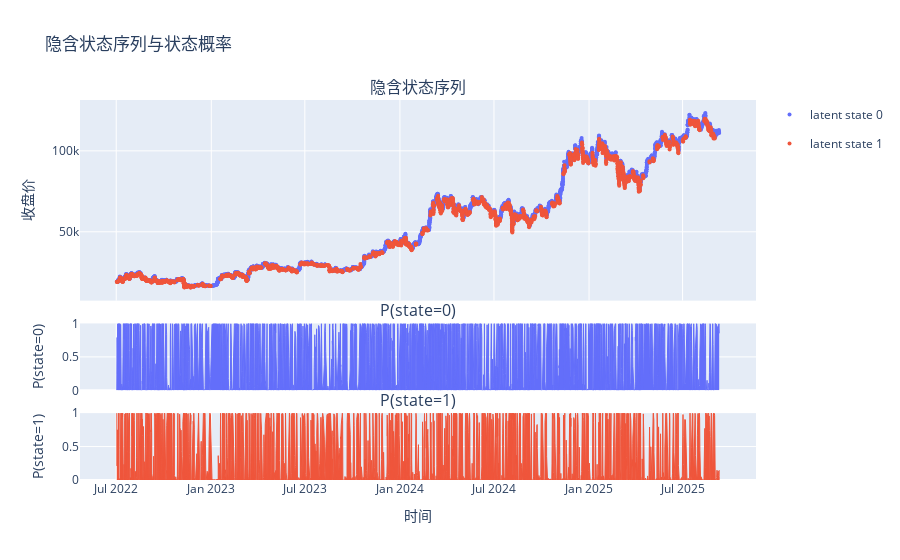

Write notebook code for a chart like this one.
### Code cell
labeler_L6 = GMMLabeler(merged_bar, 6)
labeler_L6.plot_label_on_candles()

### Figure 1 — Plotly figure (JSON) as saved in the notebook; plotly's stock layout.template omitted (floating-point values rounded to 4 significant figures; data arrays with more than 128 entries replaced by an {"elided": "..."} marker saying what was removed)
{"data": [{"legendgroup": "state_0", "marker": {"color": "#636EFA", "size": 4}, "mode": "markers", "name": "latent state 0", "showlegend": true, "x": {"elided": "3294 str values"}, "y": {"elided": "3294 float values"}, "type": "scatter", "xaxis": "x", "yaxis": "y"}, {"legendgroup": "state_1", "marker": {"color": "#EF553B", "size": 4}, "mode": "markers", "name": "latent state 1", "showlegend": true, "x": {"elided": "2541 str values"}, "y": {"elided": "2541 float values"}, "type": "scatter", "xaxis": "x", "yaxis": "y"}, {"fill": "tozeroy", "fillcolor": "#636EFA", "legendgroup": "state_0", "line": {"color": "#636EFA", "width": 1}, "mode": "lines", "name": "P(state=0)", "opacity": 0.7, "showlegend": false, "x": {"elided": "5835 str values"}, "y": {"elided": "5835 float values"}, "type": "scatter", "xaxis": "x2", "yaxis": "y2"}, {"fill": "tozeroy", "fillcolor": "#EF553B", "legendgroup": "state_1", "line": {"color": "#EF553B", "width": 1}, "mode": "lines", "name": "P(state=1)", "opacity": 0.7, "showlegend": false, "x": {"elided": "5835 str values"}, "y": {"elided": "5835 float values"}, "type": "scatter", "xaxis": "x3", "yaxis": "y3"}], "layout": {"xaxis": {"anchor": "y", "domain": [0.0, 1.0], "matches": "x3", "showticklabels": false}, "yaxis": {"anchor": "x", "domain": [0.472, 1.0], "title": {"text": "收盘价"}}, "xaxis2": {"anchor": "y2", "domain": [0.0, 1.0], "matches": "x3", "showticklabels": false}, "yaxis2": {"anchor": "x2", "domain": [0.236, 0.412], "title": {"text": "P(state=0)"}, "range": [0, 1]}, "xaxis3": {"anchor": "y3", "domain": [0.0, 1.0], "title": {"text": "时间"}}, "yaxis3": {"anchor": "x3", "domain": [0.0, 0.176], "title": {"text": "P(state=1)"}, "range": [0, 1]}, "annotations": [{"font": {"size": 16}, "showarrow": false, "text": "隐含状态序列", "x": 0.5, "xanchor": "center", "xref": "paper", "y": 1.0, "yanchor": "bottom", "yref": "paper"}, {"font": {"size": 16}, "showarrow": false, "text": "P(state=0)", "x": 0.5, "xanchor": "center", "xref": "paper", "y": 0.412, "yanchor": "bottom", "yref": "paper"}, {"font": {"size": 16}, "showarrow": false, "text": "P(state=1)", "x": 0.5, "xanchor": "center", "xref": "paper", "y": 0.176, "yanchor": "bottom", "yref": "paper"}], "title": {"text": "隐含状态序列与状态概率"}, "showlegend": true, "hovermode": "x unified"}}
